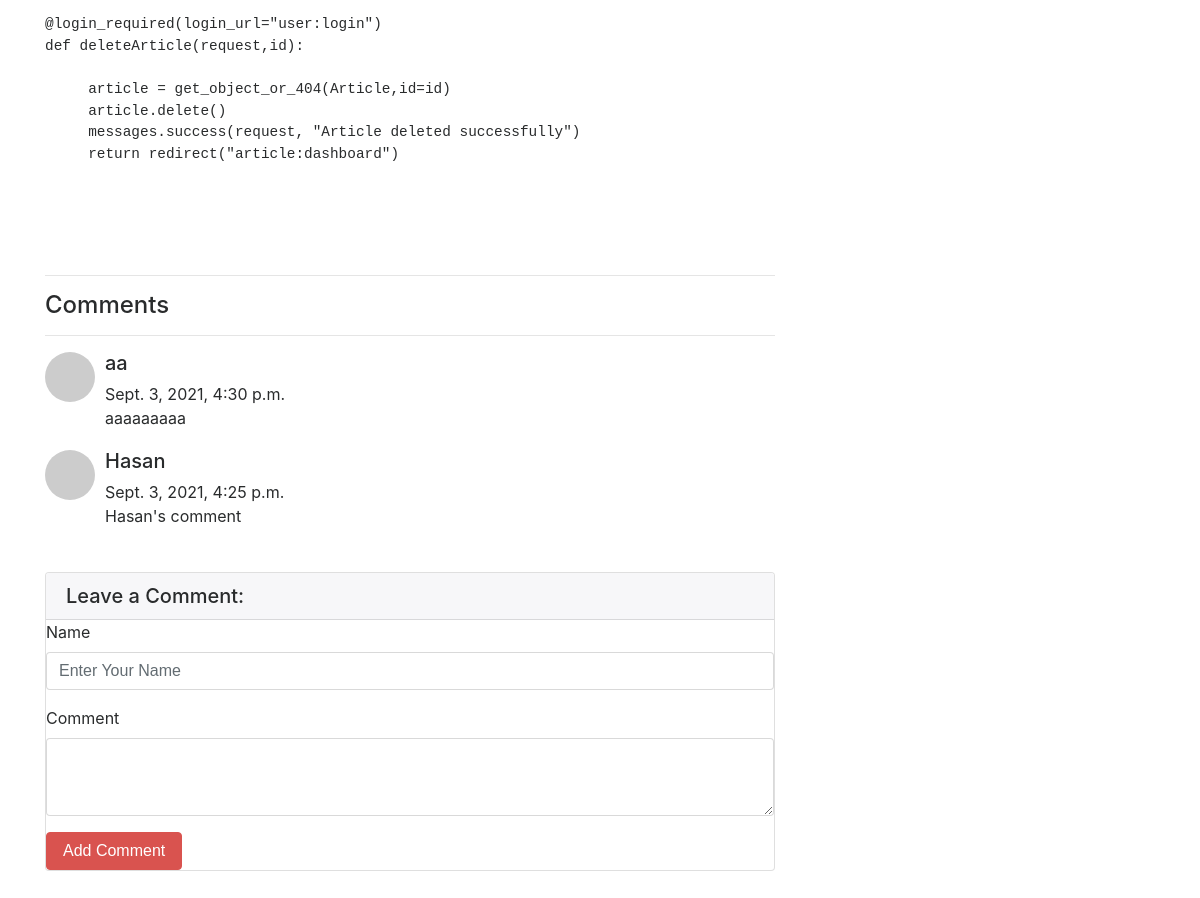
The app's page /articles/article/11 (lower part), older data.
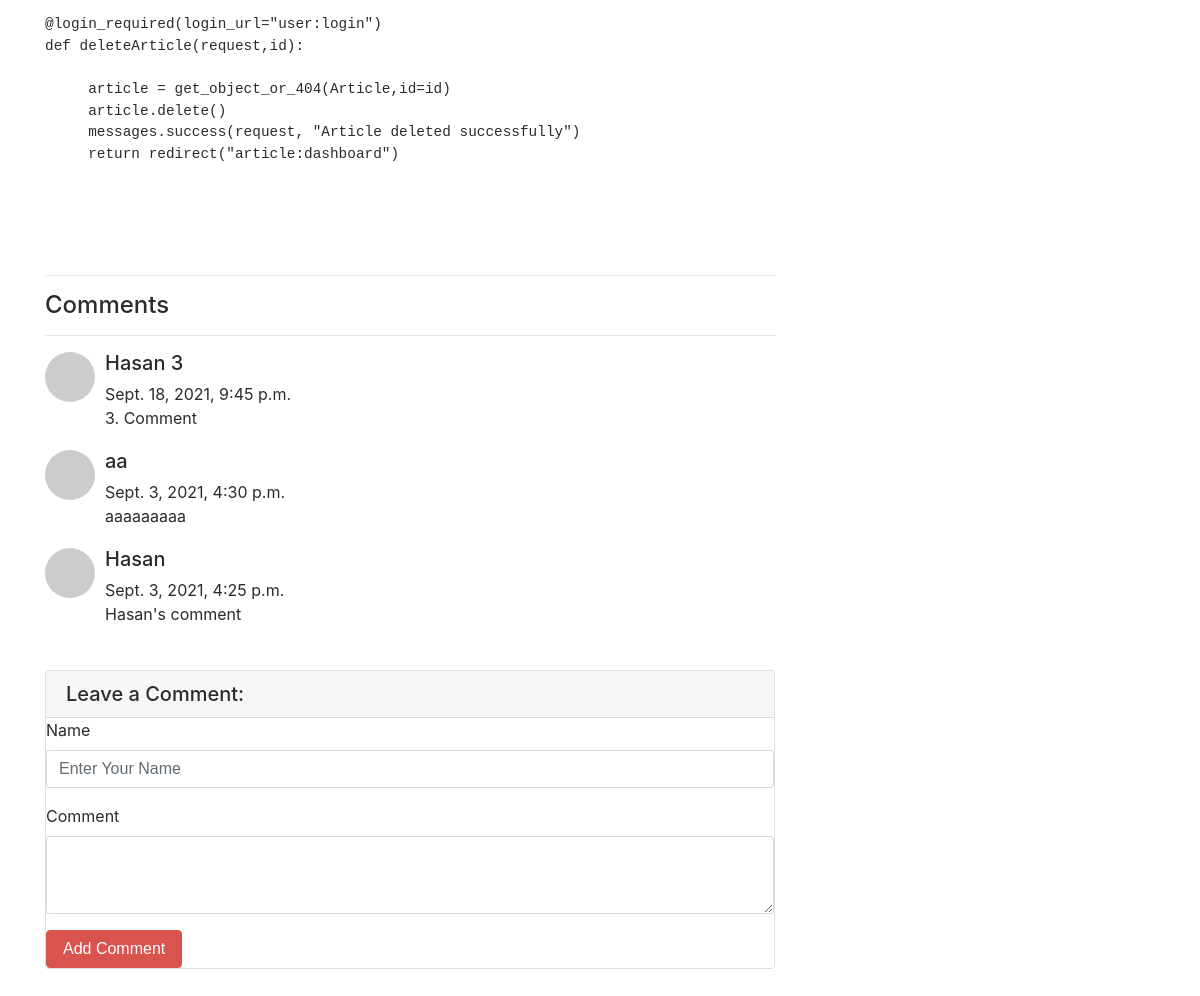
The same page, newer data.
### article/models.py (models this page shows, shortened)
class Comment(models.Model):
    article = models.ForeignKey(Article, on_delete = models.CASCADE, verbose_name="Article", related_name="comments")
    comment_author = models.CharField(max_length=50, verbose_name="Name")
    comment_content = models.CharField(max_length=200, verbose_name="Comment")
    comment_date = models.DateTimeField(auto_now_add=True)
    class Meta:
        ordering = ['-comment_date']

### article/views.py (the view)
# urls.py: path('article/<int:id>',views.detail,name="detail"),
def detail(request,id):
     article = get_object_or_404(Article,id=id)
     comments = article.comments.all()
     return render(request, 'detail.html',{"article":article,"comments":comments})

### templates/detail.html (shortened to what this page needs)
{% extends "layout.html" %}
{% block body %}
<div class="row">
    <div class="col-lg-8">
        <article>
            <section class="mb-5">
                <p>
                    {{article.content | safe}}
                </p>
            </section>
            <hr>
            <h4>Comments</h4>
            <hr>
            {% if comments %}
            {% for comment in comments %}
            <div class="d-flex">
                <div class="flex-shrink-0"><img class="rounded-circle" src="https://dummyimage.com/50x50/ced4da/6c757d.jpg" alt="..." /></div>
                <div style="margin-left: 10px; margin-bottom: 20px;" class="ms-3">
                    <div class="fw-bold">
                       <h5 class="mt-0">{{comment.comment_author}}</h5>
                    </div>
                    {{comment.comment_date}} <br>
                    {{comment.comment_content}}
                </div>
            </div>
            {% endfor %}
            {% else %}
                <div class="alert alert-danger">
                    There are no comments. Add first comment...
                </div>
            {% endif %}
            <div class="card my-4">
                <h5 class="card-header">Leave a Comment:</h5>
                <div class="card-body">
                    <form method="POST" action="{% url 'article:comment' article.id %}">
                        <div class="form-group">
                            <label for="formGroupExampleInput">Name</label>
                            <input name="comment_author" type="text" class="form-control" id="formGroupExampleInput"
                                placeholder="Enter Your Name">
                        </div>
                        <div class="form-group">
                            <label for="formGroupExampleInput">Comment</label>
                            <textarea name="comment_content"  class="form-control" rows="3"></textarea>
                        </div>
                        <button type="submit" class="btn btn-danger">Add Comment</button>
                    </form>
                </div>
            </div>
        </article>
    </div>
</div>
{% endblock body %}

### templates/layout.html (shortened to what this page needs)
<!DOCTYPE html>
{% load static %}
<html lang="en">
<head>
    <link rel="stylesheet" href="{% static 'css/bootstrap.min.css' %}">
</head>
<body>
    <div style="margin-top: 100px; margin-bottom:100px ;" class="container">
        {% block body %}
        {% endblock body %}
    </div>
</body>
</html>

Row changes from the older to the newer data that the page shows:
added Comment: comment_author "Hasan 3", comment_date "Sept. 18, 2021, 9:45 p.m.", comment_content "3. Comment"
